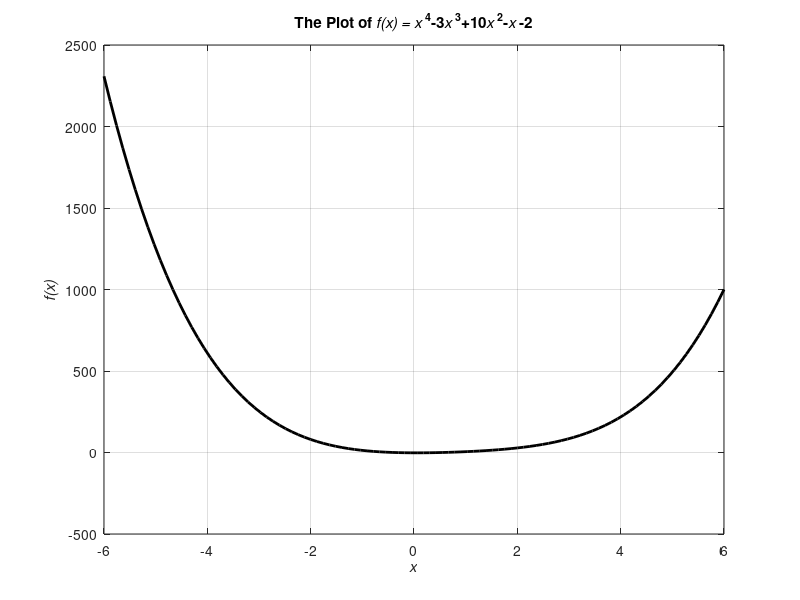

The MATLAB source for this figure:
%% Raymundo Alvarez
% March 30,2016
% Assignment #04
% Problem 3_06

% Create the linear spacing between samples

x = linspace(-6, 6, 100);

% The function

f = x.^4 - 3*x.^3 + 10*x.^2 -x - 2;

plot(x,f,'k-','LineWidth',2);

hold on;

title('\bfThe Plot of \itf(x) = x \bf^{4}-3\itx \bf^{3}+10\itx \bf^{2}-\itx \bf-2')

xlabel('\bf\itx');

ylabel('\bf\itf(x)');

grid on;